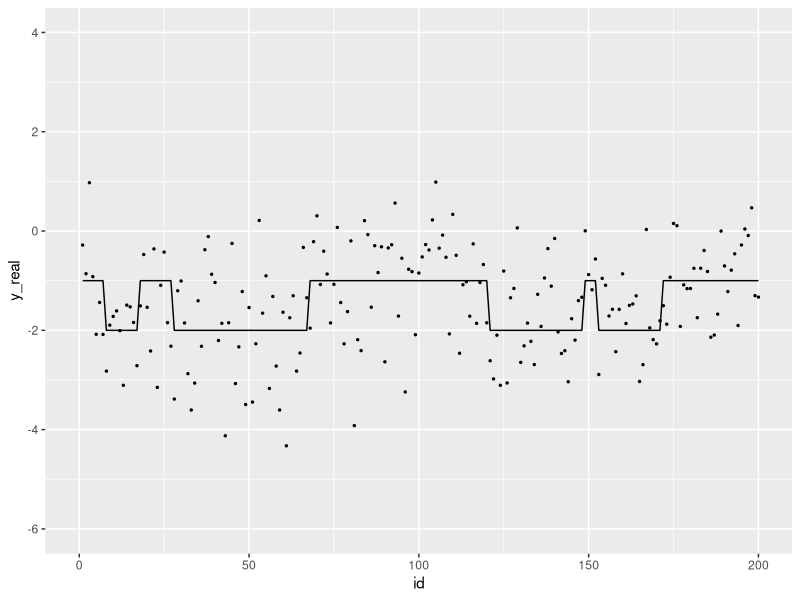

Write the R code that produced this figure. (Note: this script raises an error after producing the figure.)
## ---- chunk 1
library(ggplot2)
## ---- chunk 2
#set.seed(1234)
transMtx = matrix(c(0.98,0.015,0.005,
                     0.05,0.98,0.015,
                     0.015,0.005,0.98),byrow = TRUE,ncol = 3)
pi = c(0,0.95,0.05)
mu = c(-2,-1,1)
sigma = rep(0.9,3)

T = 200
N = length(mu)
M = dim(transMtx)[1]

x = rep(NA,T)
x[1] = sample(1:M,1,prob = pi)
for (i in 2:T){
  x[i] = sample(1:M,1,prob = transMtx[x[i-1],])
}

y = rep(NA,T); y_real = rep(NA,T)
for (i in 1:T){
  idx = x[i]
  y_real[i] = mu[idx]
  y[i] = rnorm(1,y_real[i],sigma[idx])
}

dat = data.frame(id = 1:T, x = x, y = y, y_real = y_real)
p <- ggplot(dat,aes(x = id, y = y_real))+
  geom_line()+
  geom_point(aes(x = id, y = y),size = 0.5)+
  xlim(0,T)+
  ylim(-6,4)
p

NumberofSegments = length(rle(x)$value)
NumberofSegments
## ---- chunk 3
## T: length of obs; N: num of obs; M: num of hidden states
## obs: T * 1
## transMtx: M * M
## emisMtx: M * N
## pi: start prob, M * 1
my_viterbi_constraint <- function(obs,mu,sigma,transMtx,pi){
  T = length(obs)
  M = length(pi)
  
  D = array(NA,dim=c(M,T,T))
  G_current = matrix(NA,ncol = T, nrow = M)
  transMtx_NoDiag = transMtx - diag(diag(transMtx))
  
  G1 =  dnorm(obs[1],mu,sigma,log = TRUE) + log(pi)
  
  lpy_x = dnorm(obs[2],mu,sigma,log=TRUE)
#  py_x = py_x / sum(py_x)
  G_current[,1] = G1 + log(diag(transMtx)) + lpy_x
  for (i in 1:M){
    tmp = G1 + log(transMtx_NoDiag[,i]) + lpy_x[i]
    G_current[i,2] = max(tmp)
    D[i, 1, 2] = i
    D[i, 2, 2] = which.max(tmp)
  }
  
  for (s in 3:T){
    lpy_x = dnorm(obs[s],mu,sigma,log = TRUE)
#    py_x = py_x / sum(py_x)
    G_pre = G_current
    ## k = 1
    G_current[,1] = G_pre[,1] + log(diag(transMtx)) + lpy_x
    D[,1,s] = 1:M

    ## k = 2 to s-1
    for (k in 2:(s-1)){
      for (i in 1:M){
        tmp = G_pre[,c(k-1,k)] + cbind(log(transMtx_NoDiag[,i]),log(diag(diag(transMtx))[,i])) + lpy_x[i]
        G_current[i,k] = max(tmp)
        D[i,k,s] = which.max(tmp)
      }
    }
    ## k = s
    for (i in 1:M){
      tmp = G_pre[,s-1] + log(transMtx_NoDiag[,i]) + lpy_x[i]
      G_current[i,s] = max(tmp)
      D[i,s,s] = which.max(tmp)
    }
  }
  
  
  return(list("D" = D,"G" = G_current))
  }

my_backtrace_constraint <- function(D,G,k){
  M = dim(G)[1]
  T = dim(D)[3]
  x = rep(NA,T)

  
  x[T] = ifelse(which.max(G[,k])<=M,which.max(G[,k]),which.max(G[,k])-M)
  #k = k - (which.max(G[,k]) <= M)
  #print(k)
  for (t in (T-1):1){
    x[t] = ifelse(D[x[t+1],k,t+1] <= M, D[x[t+1],k,t+1], D[x[t+1],k,t+1]-M)
    k = k - (x[t] != x[t+1])
  }
  return(x)
}
## ---- chunk 4
result_cons = my_viterbi_constraint(y,mu,sigma,transMtx,pi)
path_cons = my_backtrace_constraint(result_cons$D,result_cons$G,NumberofSegments)
result = my_viterbi_gaussian(y,mu,sigma,transMtx,pi)
path = my_backtrace(result$D,result$G)
par(mfrow = c(3,1))
plot(x,type="l"); plot(path_cons,type = "l");plot(path,type = "l")

library(reshape2)
datcomp = data.frame(id = 1:T,x_real = x,x_viterbi_k = path_cons)
datm = melt(datcomp,id.vars = 1)
p1 <- ggplot(datm,aes(x = id, y = value))+
  geom_line(aes( color = variable,group = variable))+
  scale_color_manual(values = c("red","blue"),labels = c("x_real","x_viterbi_k"))

datcomp = data.frame(id = 1:T,x_real = x,x_viterbi = path)
datm = melt(datcomp,id.vars = 1)
p2 <- ggplot(datm,aes(x = id, y = value))+
  geom_line(aes( color = variable,group = variable))+
  scale_color_manual(values = c("red","green"),labels = c("x_real","x_viterbi"))
p1;p2;



## ---- chunk 5
library(matrixStats)
## T: length of obs; N: num of obs; M: num of hidden states
## obs: T * 1
## transMtx: M * M
## emisMtx: M * N
## pi: start prob, M * 1
my_forward_constraint <- function(obs,mu,sigma,transMtx,pi){
  T = length(obs)
  M = length(pi)
  
  A = array(NA,dim=c(M,T,T))
  transMtx_NoDiag = transMtx - diag(diag(transMtx))
  
  A[,1,1] =  dnorm(obs[1],mu,sigma) * pi
  #A[,,1] = A[,,1] / sum(A[,,1],na.rm = TRUE)
  
  py_x = dnorm(obs[2],mu,sigma)
  A[,1,2] = A[,1,1] * diag(transMtx) * py_x
  for (i in 1:M){
    tmp = A[,1,1] * transMtx_NoDiag[,i]
    A[i,2,2] = sum(tmp) * py_x[i]
  }
  #A[,,2] = A[,,2] / sum(A[,,2],na.rm = TRUE)
  
  for (s in 3:T){
    py_x = dnorm(obs[s],mu,sigma)

    ## k = 1
    A[,1,s] = A[,1,s-1] * diag(transMtx) * py_x


    ## k = 2 to s-1
    for (k in 2:(s-1)){
      for (i in 1:M){
        tmp = A[,c(k-1,k),s-1] * cbind(transMtx_NoDiag[,i],diag(diag(transMtx))[,i])
        A[i,k,s] = sum(tmp) * py_x[i] 
      }
    }
    ## k = s
    for (i in 1:M){
      tmp = A[,s-1,s-1] * transMtx_NoDiag[,i]
      A[i,s,s] = sum(tmp) * py_x[i]
    }
    #A[,,s] = A[,,s] / sum(A[,,s],na.rm = TRUE)
  }
  
  
  return(A)
}

lmy_forward_constraint <- function(obs,mu,sigma,transMtx,pi,kmax){
  T = length(obs)
  M = length(pi)
  
  lA = array(NA,dim=c(M,kmax,T))
  transMtx_NoDiag = transMtx - diag(diag(transMtx))
  lpy_x = mapply(obs,FUN = function(x) dnorm(x,mu,sigma,log = TRUE))
  
  ## k = 1 at position 1
  lA[,1,1] =  lpy_x[,1] + log(pi)
  for (s in 2:T){
    ## k = 1
    lA[,1,s] = lA[,1,s-1] + log(diag(transMtx)) + lpy_x[,s]
  }
  if (kmax == 1){ return(lA) }
  
  for (k in 2:kmax){
    for (i in 1:M) { lA[i,k,k] = logSumExp(lA[,k-1,k-1] + log(transMtx_NoDiag[,i])) + lpy_x[i,k] } ## k = k at position k
    if( k < T ){
      for (s in (k+1):T){
        for (i in 1:M){
          tmp = lA[,c(k-1,k),(s-1)] + log(cbind(transMtx_NoDiag[,i],diag(diag(transMtx))[,i]))
          lA[i,k,s] = logSumExp(tmp) + lpy_x[i,s]
        }
      }
    }
  }
  

  # lpy_x = dnorm(obs[2],mu,sigma,log = TRUE)
  # A[,1,2] = A[,1,1] + log(diag(transMtx)) + lpy_x
  # for (i in 1:M){
  #   tmp = A[,1,1] + log(transMtx_NoDiag[,i])
  #   A[i,2,2] = logSumExp(tmp) + lpy_x[i]
  # }
  # 
  # 
  # for (s in 3:T){
  #   lpy_x = dnorm(obs[s],mu,sigma,log = TRUE)
  # 
  #   ## k = 1
  #   A[,1,s] = A[,1,s-1] + log(diag(transMtx)) + lpy_x
  # 
  # 
  #   ## k = 2 to s-1
  #   for (k in 2:(s-1)){
  #     for (i in 1:M){
  #       tmp = A[,c(k-1,k),s-1] + log(cbind(transMtx_NoDiag[,i],diag(diag(transMtx))[,i]))
  #       A[i,k,s] = logSumExp(tmp) + lpy_x[i] 
  #     }
  #   }
  #   ## k = s
  #   for (i in 1:M){
  #     tmp = A[,s-1,s-1] + log(transMtx_NoDiag[,i])
  #     A[i,s,s] = logSumExp(tmp) + lpy_x[i]
  #   }
  #   #A[,,s] = A[,,s] / sum(A[,,s],na.rm = TRUE)
  # }

  
  return(lA)
}

## ---- chunk 6
lA = lmy_forward_constraint(y,mu,sigma,transMtx,pi,T)
## ---- chunk 7
## T: length of obs; N: num of obs; M: num of hidden states
## obs: T * 1
## transMtx: M * M
## emisMtx: M * N
## pi: start prob, M * 1
my_backward_constraint <- function(obs,mu,sigma,transMtx,pi){
  T = length(obs)
  M = length(pi)
  
  B = array(NA,dim=c(M,T,T))
  transMtx_NoDiag = transMtx - diag(diag(transMtx))
  
  B[,,T] = B[,,T] ^ 0
  
  for (s in (T-1):1){
    
    py_x_p1 = dnorm(obs[s+1],mu,sigma)
    
    for (k in s:1){
      for (i in 1:M){
        tmp = B[,c(k,k+1),s+1] * cbind(diag(diag(transMtx))[,i],transMtx_NoDiag[i,]) * cbind(py_x_p1,py_x_p1)
        B[i,k,s] = sum(tmp)
      }
    }
    #B[,,s] = B[,,s] / sum(B[,,s],na.rm = TRUE)
  }
  
  return(B)
}

lmy_backward_constraint <- function(obs,mu,sigma,transMtx,pi,kmax){
  T = length(obs)
  M = length(pi)
  
  lB = array(NA,dim=c(M,kmax,T))
  transMtx_NoDiag = transMtx - diag(diag(transMtx))
  lpy_x = mapply(obs,FUN = function(x) dnorm(x,mu,sigma,log = TRUE))
  
  lB[,,T] = 0
  
  for (s in (T-1):kmax){
    lB[,kmax,s] = lB[,kmax,s+1] + log(diag(transMtx)) + lpy_x[,s+1]
  }
  if (kmax == 1){ return(lB) }
  
  for (k in (kmax-1):1){
    for (s in (T-1):k){
      for (i in 1:M){
        tmp = lB[,c(k,k+1),s+1] + log(cbind(diag(diag(transMtx))[,i],transMtx_NoDiag[i,])) + cbind(lpy_x[,s+1],lpy_x[,s+1])
        lB[i,k,s] = logSumExp(tmp)
      }
    }
  }
  
  
  # for (s in (T-1):1){
  #   
  #   lpy_x_p1 = dnorm(obs[s+1],mu,sigma,log = TRUE)
  #   
  #   for (k in kmax:1){
  #     for (i in 1:M){
  #       tmp = lB[,c(k,k+1),s+1] + log(cbind(diag(diag(transMtx))[,i],transMtx_NoDiag[i,])) + cbind(lpy_x_p1,lpy_x_p1)
  #       lB[i,k,s] = logSumExp(tmp)
  #     }
  #   }
  # }
  
  return(lB)
}
## ---- chunk 8
lA = lmy_forward_constraint(y,mu,sigma,transMtx,pi,NumberofSegments)
lB = lmy_backward_constraint(y,mu,sigma,transMtx,pi,NumberofSegments)
lprob = lA +lB

A = my_forward_constraint(y,mu,sigma,transMtx,pi)
B = my_backward_constraint(y,mu,sigma,transMtx,pi)
prob = A * B


#A = my_forward_constraint(y,mu,sigma,transMtx,pi)
#B = my_backward_constraint(y,mu,sigma,transMtx,pi)
#prob = A * B
sum(prob[,,T]);sum(prob[,,1],na.rm = TRUE)
sum(exp(lprob[,,T]));sum(exp(lprob[,,1]),na.rm = TRUE)
## ---- chunk 9
transMtx = matrix(c(0.98,0.015,0.005,
                     0.05,0.98,0.015,
                     0.015,0.005,0.98),byrow = TRUE,ncol = 3)
pi = c(0,0.95,0.05)
mu = c(-2,-1,1)
sigma = c(0.2,0.3,0.5)

D = 20
T = 100
KMAX = 1

N = length(mu)
M = dim(transMtx)[1]

seqs = c()
for (i in 1:D){
  x = rep(NA,T)
  x[1] = sample(1:M,1,prob = pi)
  for (i in 2:T){
    x[i] = sample(1:M,1,prob = transMtx[x[i-1],])
  }
  KMAX = ifelse(length(rle(x)$value)>KMAX,length(rle(x)$value),KMAX)
  y = rep(NA,T); y_real = rep(NA,T)
  for (i in 1:T){
    idx = x[i]
    y_real[i] = mu[idx]
    y[i] = rnorm(1,y_real[i],sigma[idx])
  }
  seqs = rbind(seqs,y)
}
KMAX
#seqs 
## ---- chunk 10
my_em_constraint_single = function(seq, M,mu,sigma,pi,transMtx,kmax){
  T = length(seq)
  ## calcualte p(x)
  lPX = array(NA,dim=c(M,T))
  lA = lmy_forward_constraint(obs=seq,mu = mu,sigma = sigma, transMtx = transMtx, pi = pi,kmax = kmax)
  lB = lmy_backward_constraint(obs=seq,mu = mu,sigma = sigma, transMtx = transMtx, pi = pi,kmax = kmax)
  lprob = lA + lB
  llk = logSumExp(lprob[,,T])
  
  for (k in 1:T){
    for (i in 1:M){
      lPX[i,k] = logSumExp(lprob[i,,k]-llk,na.rm = TRUE)
    }
    #lPX[,k] = lPX[,k] - llk
  }
  
  ## calculate pxx
  transMtx_NoDiag = transMtx - diag(diag(transMtx))
  lPXX = array(NA,dim = c(M,M,T))
  for (k in 2:T){
    lpy_x = dnorm(seq[k],mu,sigma,log = TRUE)
    
    ## xn = xn-1 and sn = sn-1
    tmp = apply(lA[,,k-1],2,function(x) x + lpy_x + log(diag(transMtx))) + lB[,,k]
    for (i in 1:M){
      lPXX[i,i,k] = logSumExp(tmp[i,]-llk,na.rm = TRUE)
    }
    
    ## xn != xn-1 and sn = sn-1 + 1
    for (j in 1:M){
      for (i in 1:M){
        if( i != j){
          tmp = lA[i,-kmax,k-1] + log(transMtx_NoDiag[i,j]) + lpy_x[j] + lB[j,-1,k]
          lPXX[i,j,k] = logSumExp(tmp-llk,na.rm = TRUE)
        }
      }
    }
    #PXX[,,k] = t(apply(PXX[,,k],1,function(x) x/sum(x)))
    #lPXX[,,k] = lPXX[,,k] - llk
  }
  return(list("lPX" = lPX,"lPXX" = lPXX,"LLK"=llk))
}
## ---- chunk 11
my_em_constraint= function(seqs, M,mu_init = runif(N,min = min(seqs),max = max(seqs)),sigma_init = rep(runif(1,0,1),M),kmax = 10){
  T = dim(seqs)[2] ; D = dim(seqs)[1]
  pi = runif(3); pi = pi/sum(pi);
  transMtx = matrix(runif(M*M),ncol = M); transMtx = t(apply(transMtx,1,function(x) x/sum(x)))
  mu = mu_init
  sigma = sigma_init

  #seq = seqs
  iter = 1
  epsilon = 1e-8
  llk_pre = -100000000; llk_current = -1000000
  while(llk_current - llk_pre > epsilon){
    llk_pre = llk_current
    sum_pi = rep(0,M); sum_xx2 = matrix(0,nrow = M,ncol = M); sum_x2 = rep(0,M); sum_xy1 = matrix(0,nrow = M, ncol=N); sum_x1 = rep(0,M);
    sum_xy_mean = rep(0,N); sum_xy_sq = rep(0,N)
    llk_current = 0;
    
    for (num in 1:D){
      seq = seqs[num,]
      output = my_em_constraint_single(seq = seq,M = M,mu = mu,sigma = sigma,pi = pi,transMtx = transMtx,kmax = kmax)
      
      llk_current = llk_current + output$LLK
   
      sum_pi = sum_pi + exp(output$lPX[,1]); #####
      sum_xx2 = sum_xx2 + rowSums(exp(output$lPXX),dims = 2,na.rm = TRUE);
      sum_x2 = sum_x2 + exp(apply(output$lPX[,-T],1,logSumExp));
      
      
      sum_x1 = sum_x1 + exp(apply(output$lPX,1,logSumExp));
      
      sum_xy_mean = sum_xy_mean + exp(output$lPX) %*% matrix(seq,ncol = 1)
      sum_xy_sq = sum_xy_sq + apply(exp(output$lPX) * (matrix(seq,ncol = T,nrow = M,byrow = TRUE) - matrix(mu,ncol = T,nrow = M))^2,1,sum)
    }
    
    
    pi = sum_pi/D ### update pi
    transMtx = sum_xx2/sum_x2 ## update transMtx
    mu = sum_xy_mean / sum_x1
    ## update sigma
    sigma = sqrt(sum_xy_sq / sum_x1)
    iter = iter + 1
    print(paste(iter,llk_current))
  }
  
  return(list("pi"=pi,"transMtx"=transMtx,"mu" = mu,"sigma" = sigma,"llk"=llk_current,"iter"=iter))
}
## ---- chunk 12
resultem = my_em_constraint(seqs,3,kmax = KMAX)
resultem
#logSumExp(lmy_forward_constraint(seqs[2,],resultem$mu,resultem$sigma,resultem$transMtx,resultem$pi,KMAX)[,,T])
## ---- chunk 13
my_path_sampling = function(obs,states,transMtx,emisMtx,pi,SamplesNum,kseg){
  T = length(obs)
  M = length(pi)
  N = length(states)
  samples_x = array(NA,dim=c(SamplesNum,T))
  success = 0
  
  transMtx_NoDiag = transMtx - diag(diag(transMtx))
  A = my_forward_constraint(obs,states,transMtx,emisMtx,pi)
  
  while(success<SamplesNum){
    x = rep(NA,T); s = kseg;
    x[T] = sample(1:M,1,prob = A[,kseg,T])
    for (j in (T-1):1){
      if(j>=s){
        if(s == 1){
          x[j] = x[j+1]
        }else{
          prob = A[,c(s-1,s),j] * cbind(transMtx_NoDiag[,x[j+1]],diag(diag(transMtx))[,x[j+1]])
          tmp = sample(1:length(prob),1,prob = c(prob))
          x[j] = ifelse(tmp <= M,tmp,tmp-M)
          s = s - (x[j] != x[j+1])
        }
      #print(paste(s,j,x[j],sep = ";"))
      }
    }
    if(!is.na(x[1])){
      success = success+1
      samples_x[success,] = x
    }
  }
  
  return(samples_x)
}
## ---- chunk 14
T = 100
m = c(-2,-1,1)
N = length(m)
M = dim(trans_mat)[1]
trans_mat = matrix(c(0.98,0.015,0.005,
                     0.005,0.98,0.015,
                     0.015,0.005,0.98),byrow = TRUE,ncol = 3)

samples = my_path_sampling(y,m,trans_mat,diag(c(1,1,1)),c(1/3,1/3,1/3),12,6)
par(mfrow = c(3,1))
for (i in 1:dim(samples)[1]){
  plot(samples[i,],type="l")
}
datcomp = data.frame(id = 1:T,x = t(samples))
library(reshape2)
datm = melt(datcomp,id.vars = 1)
p <- ggplot(datm,aes(x = id, y = value))+
  geom_line()
p
